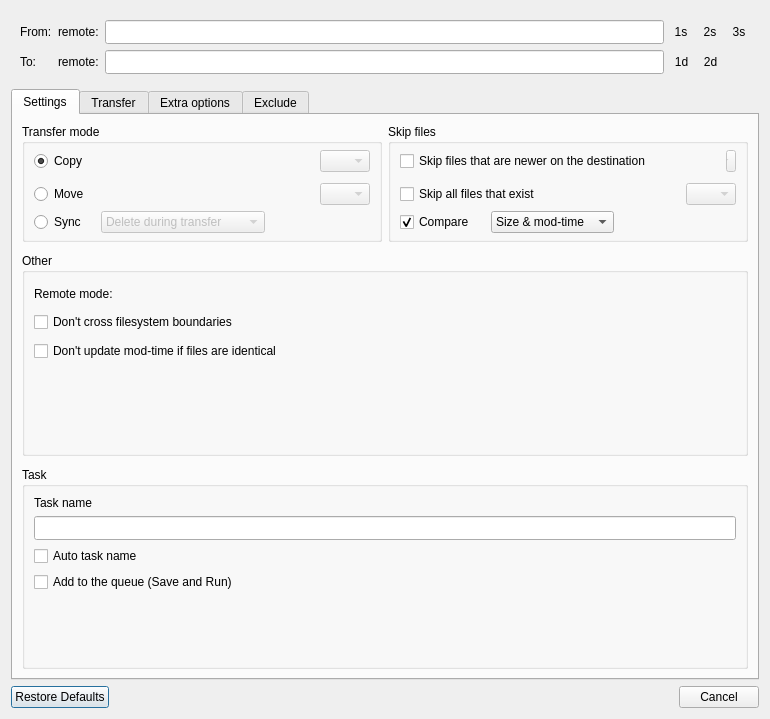
<?xml version="1.0" encoding="UTF-8"?>
<ui version="4.0">
 <class>TransferDialog</class>
 <widget class="QDialog" name="TransferDialog">
  <property name="geometry">
   <rect>
    <x>0</x>
    <y>0</y>
    <width>770</width>
    <height>719</height>
   </rect>
  </property>
  <property name="minimumSize">
   <size>
    <width>770</width>
    <height>0</height>
   </size>
  </property>
  <layout class="QVBoxLayout" name="verticalLayout_2">
   <item>
    <widget class="QFrame" name="frame">
     <property name="styleSheet">
      <string notr="true">QFrame { border: 0; }</string>
     </property>
     <property name="frameShape">
      <enum>QFrame::StyledPanel</enum>
     </property>
     <property name="frameShadow">
      <enum>QFrame::Plain</enum>
     </property>
     <property name="lineWidth">
      <number>0</number>
     </property>
     <layout class="QGridLayout" name="gridLayout">
      <item row="0" column="0">
       <widget class="QLabel" name="label_13">
        <property name="sizePolicy">
         <sizepolicy hsizetype="Fixed" vsizetype="Preferred">
          <horstretch>0</horstretch>
          <verstretch>0</verstretch>
         </sizepolicy>
        </property>
        <property name="text">
         <string>From:</string>
        </property>
        <property name="buddy">
         <cstring>textSource</cstring>
        </property>
       </widget>
      </item>
      <item row="0" column="1">
       <layout class="QHBoxLayout" name="horizontalLayout_9">
        <item>
         <widget class="QLabel" name="l_sourceRemote">
          <property name="sizePolicy">
           <sizepolicy hsizetype="Fixed" vsizetype="Preferred">
            <horstretch>0</horstretch>
            <verstretch>0</verstretch>
           </sizepolicy>
          </property>
          <property name="text">
           <string>remote:</string>
          </property>
         </widget>
        </item>
        <item>
         <widget class="QLineEdit" name="textSource">
          <property name="minimumSize">
           <size>
            <width>0</width>
            <height>24</height>
           </size>
          </property>
         </widget>
        </item>
       </layout>
      </item>
      <item row="0" column="2">
       <widget class="QToolButton" name="buttonSourceFile">
        <property name="toolTip">
         <string>Choose file to upload</string>
        </property>
        <property name="styleSheet">
         <string notr="true">QToolButton { border: 0; }

QToolButton:pressed {
 border: 4;
 border-radius: 10px;
 border-style: inset;
 border-color: rgba(1, 1, 1, 0);
}</string>
        </property>
        <property name="text">
         <string>1s</string>
        </property>
       </widget>
      </item>
      <item row="0" column="3">
       <widget class="QToolButton" name="buttonSourceFolder">
        <property name="toolTip">
         <string>Choose folder to upload</string>
        </property>
        <property name="styleSheet">
         <string notr="true">QToolButton { border: 0; }

QToolButton:pressed {
 border: 4;
 border-radius: 10px;
 border-style: inset;
 border-color: rgba(1, 1, 1, 0);
}</string>
        </property>
        <property name="text">
         <string>2s</string>
        </property>
       </widget>
      </item>
      <item row="0" column="4">
       <widget class="QToolButton" name="buttonDefaultSource">
        <property name="toolTip">
         <string>Restore default upload folder</string>
        </property>
        <property name="styleSheet">
         <string notr="true">QToolButton { border: 0; }

QToolButton:pressed {
 border: 4;
 border-radius: 10px;
 border-style: inset;
 border-color: rgba(1, 1, 1, 0);
}</string>
        </property>
        <property name="text">
         <string>3s</string>
        </property>
       </widget>
      </item>
      <item row="1" column="0">
       <widget class="QLabel" name="label_14">
        <property name="sizePolicy">
         <sizepolicy hsizetype="Fixed" vsizetype="Preferred">
          <horstretch>0</horstretch>
          <verstretch>0</verstretch>
         </sizepolicy>
        </property>
        <property name="text">
         <string>To:</string>
        </property>
        <property name="buddy">
         <cstring>textDest</cstring>
        </property>
       </widget>
      </item>
      <item row="1" column="1">
       <layout class="QHBoxLayout" name="horizontalLayout_8">
        <item>
         <widget class="QLabel" name="l_destRemote">
          <property name="sizePolicy">
           <sizepolicy hsizetype="Fixed" vsizetype="Preferred">
            <horstretch>0</horstretch>
            <verstretch>0</verstretch>
           </sizepolicy>
          </property>
          <property name="text">
           <string>remote:</string>
          </property>
         </widget>
        </item>
        <item>
         <widget class="QLineEdit" name="textDest">
          <property name="minimumSize">
           <size>
            <width>0</width>
            <height>24</height>
           </size>
          </property>
         </widget>
        </item>
       </layout>
      </item>
      <item row="1" column="2">
       <widget class="QToolButton" name="buttonDest">
        <property name="toolTip">
         <string>Choose folder where to download</string>
        </property>
        <property name="styleSheet">
         <string notr="true">QToolButton { border: 0; }

QToolButton:pressed {
 border: 4;
 border-radius: 10px;
 border-style: inset;
 border-color: rgba(1, 1, 1, 0);
}</string>
        </property>
        <property name="text">
         <string>1d</string>
        </property>
       </widget>
      </item>
      <item row="1" column="3">
       <widget class="QToolButton" name="buttonDefaultDest">
        <property name="toolTip">
         <string>Restore default download folder</string>
        </property>
        <property name="styleSheet">
         <string notr="true">QToolButton { border: 0; }

QToolButton:pressed {
 border: 4;
 border-radius: 10px;
 border-style: inset;
 border-color: rgba(1, 1, 1, 0);
}</string>
        </property>
        <property name="text">
         <string>2d</string>
        </property>
       </widget>
      </item>
     </layout>
    </widget>
   </item>
   <item>
    <widget class="QTabWidget" name="tabWidget">
     <property name="currentIndex">
      <number>0</number>
     </property>
     <widget class="QWidget" name="tab1">
      <attribute name="title">
       <string>Settings</string>
      </attribute>
      <layout class="QVBoxLayout" name="verticalLayout_4">
       <item>
        <layout class="QHBoxLayout" name="horizontalLayout">
         <item>
          <widget class="QGroupBox" name="modeGroup">
           <property name="title">
            <string>Transfer mode</string>
           </property>
           <layout class="QGridLayout" name="gridLayout_2">
            <property name="topMargin">
             <number>6</number>
            </property>
            <property name="bottomMargin">
             <number>6</number>
            </property>
            <item row="3" column="0">
             <layout class="QHBoxLayout" name="horizontalLayout_3">
              <property name="spacing">
               <number>0</number>
              </property>
              <item>
               <widget class="QRadioButton" name="rbSync">
                <property name="toolTip">
                 <string>rclone sync</string>
                </property>
                <property name="text">
                 <string>Sync</string>
                </property>
               </widget>
              </item>
              <item>
               <spacer name="horizontalSpacer">
                <property name="orientation">
                 <enum>Qt::Horizontal</enum>
                </property>
                <property name="sizeType">
                 <enum>QSizePolicy::Fixed</enum>
                </property>
                <property name="sizeHint" stdset="0">
                 <size>
                  <width>15</width>
                  <height>20</height>
                 </size>
                </property>
               </spacer>
              </item>
              <item>
               <widget class="QComboBox" name="cbSyncDelete">
                <property name="enabled">
                 <bool>false</bool>
                </property>
                <item>
                 <property name="text">
                  <string>Delete during transfer</string>
                 </property>
                </item>
                <item>
                 <property name="text">
                  <string>Delete after transfering</string>
                 </property>
                </item>
                <item>
                 <property name="text">
                  <string>Delete before transfering</string>
                 </property>
                </item>
               </widget>
              </item>
              <item>
               <spacer name="horizontalSpacer_5">
                <property name="orientation">
                 <enum>Qt::Horizontal</enum>
                </property>
                <property name="sizeHint" stdset="0">
                 <size>
                  <width>40</width>
                  <height>20</height>
                 </size>
                </property>
               </spacer>
              </item>
             </layout>
            </item>
            <item row="0" column="0">
             <layout class="QHBoxLayout" name="horizontalLayout_5">
              <property name="spacing">
               <number>0</number>
              </property>
              <item>
               <widget class="QRadioButton" name="rbCopy">
                <property name="toolTip">
                 <string>rclone copy</string>
                </property>
                <property name="text">
                 <string>Copy</string>
                </property>
                <property name="checked">
                 <bool>true</bool>
                </property>
               </widget>
              </item>
              <item>
               <widget class="QComboBox" name="comboBoxSpacer2">
                <property name="enabled">
                 <bool>false</bool>
                </property>
                <property name="maximumSize">
                 <size>
                  <width>50</width>
                  <height>16777215</height>
                 </size>
                </property>
               </widget>
              </item>
             </layout>
            </item>
            <item row="2" column="0">
             <layout class="QHBoxLayout" name="horizontalLayout_4">
              <property name="spacing">
               <number>0</number>
              </property>
              <item>
               <widget class="QRadioButton" name="rbMove">
                <property name="toolTip">
                 <string>rclone move</string>
                </property>
                <property name="text">
                 <string>Move</string>
                </property>
               </widget>
              </item>
              <item>
               <widget class="QComboBox" name="comboBoxSpacer1">
                <property name="enabled">
                 <bool>false</bool>
                </property>
                <property name="maximumSize">
                 <size>
                  <width>50</width>
                  <height>16777215</height>
                 </size>
                </property>
               </widget>
              </item>
             </layout>
            </item>
            <item row="1" column="0">
             <spacer name="verticalSpacer">
              <property name="orientation">
               <enum>Qt::Vertical</enum>
              </property>
              <property name="sizeType">
               <enum>QSizePolicy::Fixed</enum>
              </property>
              <property name="sizeHint" stdset="0">
               <size>
                <width>20</width>
                <height>5</height>
               </size>
              </property>
             </spacer>
            </item>
           </layout>
          </widget>
         </item>
         <item>
          <widget class="QGroupBox" name="skipFilesGroup">
           <property name="title">
            <string>Skip files</string>
           </property>
           <layout class="QGridLayout" name="gridLayout_3">
            <property name="topMargin">
             <number>6</number>
            </property>
            <property name="bottomMargin">
             <number>6</number>
            </property>
            <item row="2" column="0">
             <layout class="QHBoxLayout" name="horizontalLayout_6">
              <property name="spacing">
               <number>0</number>
              </property>
              <item>
               <widget class="QCheckBox" name="checkSkipExisting">
                <property name="toolTip">
                 <string>--ignore-existing</string>
                </property>
                <property name="text">
                 <string>Skip all files that exist</string>
                </property>
               </widget>
              </item>
              <item>
               <widget class="QComboBox" name="comboBoxSpacer4">
                <property name="enabled">
                 <bool>false</bool>
                </property>
                <property name="maximumSize">
                 <size>
                  <width>50</width>
                  <height>16777215</height>
                 </size>
                </property>
               </widget>
              </item>
             </layout>
            </item>
            <item row="0" column="0">
             <layout class="QHBoxLayout" name="horizontalLayout_2">
              <property name="spacing">
               <number>0</number>
              </property>
              <item>
               <widget class="QCheckBox" name="checkSkipNewer">
                <property name="toolTip">
                 <string>--update</string>
                </property>
                <property name="text">
                 <string>Skip files that are newer on the destination</string>
                </property>
               </widget>
              </item>
              <item>
               <widget class="QComboBox" name="comboBoxSpacer3">
                <property name="enabled">
                 <bool>false</bool>
                </property>
                <property name="maximumSize">
                 <size>
                  <width>10</width>
                  <height>16777215</height>
                 </size>
                </property>
               </widget>
              </item>
             </layout>
            </item>
            <item row="3" column="0">
             <layout class="QHBoxLayout" name="horizontalLayout_7">
              <item>
               <widget class="QCheckBox" name="checkCompare">
                <property name="toolTip">
                 <string>compare logic</string>
                </property>
                <property name="text">
                 <string>Compare</string>
                </property>
                <property name="checked">
                 <bool>true</bool>
                </property>
               </widget>
              </item>
              <item>
               <spacer name="horizontalSpacer_6">
                <property name="orientation">
                 <enum>Qt::Horizontal</enum>
                </property>
                <property name="sizeType">
                 <enum>QSizePolicy::Fixed</enum>
                </property>
                <property name="sizeHint" stdset="0">
                 <size>
                  <width>10</width>
                  <height>20</height>
                 </size>
                </property>
               </spacer>
              </item>
              <item>
               <widget class="QComboBox" name="cbCompare">
                <property name="currentText">
                 <string>Size &amp; mod-time</string>
                </property>
                <item>
                 <property name="text">
                  <string>Size &amp; mod-time</string>
                 </property>
                </item>
                <item>
                 <property name="text">
                  <string>Size &amp; checksum</string>
                 </property>
                </item>
                <item>
                 <property name="text">
                  <string>Only mod-time</string>
                 </property>
                </item>
                <item>
                 <property name="text">
                  <string extracomment="--size-only">Only size</string>
                 </property>
                </item>
                <item>
                 <property name="text">
                  <string extracomment="--checksum">Only checksum</string>
                 </property>
                </item>
               </widget>
              </item>
              <item>
               <spacer name="horizontalSpacer_2">
                <property name="orientation">
                 <enum>Qt::Horizontal</enum>
                </property>
                <property name="sizeHint" stdset="0">
                 <size>
                  <width>40</width>
                  <height>20</height>
                 </size>
                </property>
               </spacer>
              </item>
             </layout>
            </item>
            <item row="1" column="0">
             <spacer name="verticalSpacer_2">
              <property name="orientation">
               <enum>Qt::Vertical</enum>
              </property>
              <property name="sizeType">
               <enum>QSizePolicy::Fixed</enum>
              </property>
              <property name="sizeHint" stdset="0">
               <size>
                <width>20</width>
                <height>5</height>
               </size>
              </property>
             </spacer>
            </item>
           </layout>
          </widget>
         </item>
        </layout>
       </item>
       <item>
        <spacer name="verticalSpacer_5">
         <property name="orientation">
          <enum>Qt::Vertical</enum>
         </property>
         <property name="sizeType">
          <enum>QSizePolicy::Fixed</enum>
         </property>
         <property name="sizeHint" stdset="0">
          <size>
           <width>20</width>
           <height>5</height>
          </size>
         </property>
        </spacer>
       </item>
       <item>
        <widget class="QGroupBox" name="groupBox">
         <property name="title">
          <string>Other</string>
         </property>
         <layout class="QVBoxLayout" name="verticalLayout">
          <item>
           <layout class="QHBoxLayout" name="horizontalLayout_GoogleDrive">
            <item>
             <widget class="QLabel" name="remoteModeLabel">
              <property name="text">
               <string>Remote mode: </string>
              </property>
             </widget>
            </item>
            <item>
             <widget class="QLineEdit" name="remoteMode">
              <property name="minimumSize">
               <size>
                <width>0</width>
                <height>24</height>
               </size>
              </property>
              <property name="contextMenuPolicy">
               <enum>Qt::NoContextMenu</enum>
              </property>
              <property name="styleSheet">
               <string notr="true">* { background-color: rgba(0, 0, 0, 0); }</string>
              </property>
              <property name="frame">
               <bool>false</bool>
              </property>
              <property name="readOnly">
               <bool>true</bool>
              </property>
             </widget>
            </item>
           </layout>
          </item>
          <item>
           <widget class="QCheckBox" name="checkSameFilesystem">
            <property name="toolTip">
             <string>--one-file-system</string>
            </property>
            <property name="text">
             <string>Don't cross filesystem boundaries</string>
            </property>
           </widget>
          </item>
          <item>
           <spacer name="verticalSpacer_3">
            <property name="orientation">
             <enum>Qt::Vertical</enum>
            </property>
            <property name="sizeType">
             <enum>QSizePolicy::Fixed</enum>
            </property>
            <property name="sizeHint" stdset="0">
             <size>
              <width>20</width>
              <height>3</height>
             </size>
            </property>
           </spacer>
          </item>
          <item>
           <widget class="QCheckBox" name="checkDontUpdateModified">
            <property name="toolTip">
             <string>--no-update-modtime</string>
            </property>
            <property name="text">
             <string>Don't update mod-time if files are identical</string>
            </property>
           </widget>
          </item>
          <item>
           <spacer name="verticalSpacer_7">
            <property name="orientation">
             <enum>Qt::Vertical</enum>
            </property>
            <property name="sizeHint" stdset="0">
             <size>
              <width>20</width>
              <height>0</height>
             </size>
            </property>
           </spacer>
          </item>
         </layout>
        </widget>
       </item>
       <item>
        <spacer name="verticalSpacer_4">
         <property name="orientation">
          <enum>Qt::Vertical</enum>
         </property>
         <property name="sizeType">
          <enum>QSizePolicy::Fixed</enum>
         </property>
         <property name="sizeHint" stdset="0">
          <size>
           <width>20</width>
           <height>5</height>
          </size>
         </property>
        </spacer>
       </item>
       <item>
        <widget class="QGroupBox" name="groupBox_3">
         <property name="title">
          <string>Task</string>
         </property>
         <layout class="QVBoxLayout" name="verticalLayout_5">
          <item>
           <widget class="QLabel" name="label_15">
            <property name="text">
             <string>Task name</string>
            </property>
           </widget>
          </item>
          <item>
           <widget class="QLineEdit" name="le_taskName">
            <property name="minimumSize">
             <size>
              <width>0</width>
              <height>24</height>
             </size>
            </property>
            <property name="text">
             <string/>
            </property>
            <property name="maxLength">
             <number>70</number>
            </property>
           </widget>
          </item>
          <item>
           <widget class="QCheckBox" name="cb_taskAutoName">
            <property name="toolTip">
             <string>&lt;html&gt;&lt;head/&gt;&lt;body&gt;&lt;p&gt;if task name is empty auto name will be generated: _tmp_ddMMyyyy_HHmmss_remoteName&lt;/p&gt;&lt;/body&gt;&lt;/html&gt;</string>
            </property>
            <property name="text">
             <string>Auto task name</string>
            </property>
           </widget>
          </item>
          <item>
           <widget class="QCheckBox" name="cb_taskAddToQueue">
            <property name="toolTip">
             <string>&lt;html&gt;&lt;head/&gt;&lt;body&gt;&lt;p&gt;add to the queue instead of running immediately&lt;/p&gt;&lt;/body&gt;&lt;/html&gt;</string>
            </property>
            <property name="text">
             <string>Add to the queue (Save and Run)</string>
            </property>
           </widget>
          </item>
          <item>
           <spacer name="verticalSpacer_6">
            <property name="orientation">
             <enum>Qt::Vertical</enum>
            </property>
            <property name="sizeHint" stdset="0">
             <size>
              <width>20</width>
              <height>0</height>
             </size>
            </property>
           </spacer>
          </item>
         </layout>
        </widget>
       </item>
      </layout>
     </widget>
     <widget class="QWidget" name="tab3">
      <attribute name="title">
       <string>Transfer</string>
      </attribute>
      <layout class="QGridLayout" name="gridLayout_7">
       <item row="0" column="0">
        <widget class="QGroupBox" name="groupBox_2">
         <property name="title">
          <string>Transfer parameters</string>
         </property>
         <layout class="QGridLayout" name="gridLayout_6">
          <item row="4" column="2">
           <widget class="QLineEdit" name="textMinAge">
            <property name="maximumSize">
             <size>
              <width>120</width>
              <height>16777215</height>
             </size>
            </property>
            <property name="toolTip">
             <string>&lt;html&gt;&lt;head/&gt;&lt;body&gt;&lt;p&gt;--min-age&lt;/p&gt;&lt;p&gt;10000 or 3d&lt;/p&gt;&lt;/body&gt;&lt;/html&gt;</string>
            </property>
           </widget>
          </item>
          <item row="7" column="0">
           <widget class="QLabel" name="label_8">
            <property name="text">
             <string>Connect timeout</string>
            </property>
            <property name="buddy">
             <cstring>spinConnectTimeout</cstring>
            </property>
           </widget>
          </item>
          <item row="1" column="2">
           <widget class="QSpinBox" name="spinTransfers">
            <property name="maximumSize">
             <size>
              <width>50</width>
              <height>16777215</height>
             </size>
            </property>
            <property name="toolTip">
             <string>--transfers</string>
            </property>
            <property name="alignment">
             <set>Qt::AlignRight|Qt::AlignTrailing|Qt::AlignVCenter</set>
            </property>
            <property name="minimum">
             <number>1</number>
            </property>
            <property name="maximum">
             <number>999</number>
            </property>
            <property name="value">
             <number>4</number>
            </property>
           </widget>
          </item>
          <item row="2" column="0">
           <widget class="QLabel" name="label">
            <property name="text">
             <string>Bandwidth (KiB/s or b|k|M|G suffix)</string>
            </property>
            <property name="buddy">
             <cstring>textBandwidth</cstring>
            </property>
           </widget>
          </item>
          <item row="9" column="0">
           <widget class="QLabel" name="label_9">
            <property name="text">
             <string>Retries</string>
            </property>
            <property name="buddy">
             <cstring>spinRetries</cstring>
            </property>
           </widget>
          </item>
          <item row="3" column="0">
           <widget class="QLabel" name="label_2">
            <property name="text">
             <string>Minimum size (KiB or b|k|M|G suffix)</string>
            </property>
            <property name="buddy">
             <cstring>textMinSize</cstring>
            </property>
           </widget>
          </item>
          <item row="5" column="0">
           <widget class="QLabel" name="label_3">
            <property name="text">
             <string>Maximum age (s or ms|s|m|h|d|w|M|y suffix)</string>
            </property>
            <property name="buddy">
             <cstring>textMaxAge</cstring>
            </property>
           </widget>
          </item>
          <item row="4" column="1">
           <spacer name="horizontalSpacer_4">
            <property name="orientation">
             <enum>Qt::Horizontal</enum>
            </property>
            <property name="sizeType">
             <enum>QSizePolicy::Fixed</enum>
            </property>
            <property name="sizeHint" stdset="0">
             <size>
              <width>15</width>
              <height>20</height>
             </size>
            </property>
           </spacer>
          </item>
          <item row="5" column="2">
           <widget class="QLineEdit" name="textMaxAge">
            <property name="maximumSize">
             <size>
              <width>120</width>
              <height>16777215</height>
             </size>
            </property>
            <property name="toolTip">
             <string>&lt;html&gt;&lt;head/&gt;&lt;body&gt;&lt;p&gt;--max-age&lt;/p&gt;&lt;p&gt;10000 or 3d&lt;/p&gt;&lt;/body&gt;&lt;/html&gt;</string>
            </property>
           </widget>
          </item>
          <item row="0" column="0">
           <widget class="QLabel" name="label_5">
            <property name="text">
             <string>Checkers</string>
            </property>
            <property name="buddy">
             <cstring>spinCheckers</cstring>
            </property>
           </widget>
          </item>
          <item row="8" column="0">
           <widget class="QLabel" name="label_7">
            <property name="text">
             <string>IO idle timeout</string>
            </property>
            <property name="buddy">
             <cstring>spinIdleTimeout</cstring>
            </property>
           </widget>
          </item>
          <item row="8" column="2">
           <widget class="QSpinBox" name="spinIdleTimeout">
            <property name="maximumSize">
             <size>
              <width>70</width>
              <height>16777215</height>
             </size>
            </property>
            <property name="toolTip">
             <string>--timeout</string>
            </property>
            <property name="alignment">
             <set>Qt::AlignRight|Qt::AlignTrailing|Qt::AlignVCenter</set>
            </property>
            <property name="maximum">
             <number>999999</number>
            </property>
            <property name="value">
             <number>300</number>
            </property>
           </widget>
          </item>
          <item row="7" column="2">
           <widget class="QSpinBox" name="spinConnectTimeout">
            <property name="maximumSize">
             <size>
              <width>70</width>
              <height>16777215</height>
             </size>
            </property>
            <property name="toolTip">
             <string>--contimeout</string>
            </property>
            <property name="alignment">
             <set>Qt::AlignRight|Qt::AlignTrailing|Qt::AlignVCenter</set>
            </property>
            <property name="minimum">
             <number>1</number>
            </property>
            <property name="maximum">
             <number>999999</number>
            </property>
            <property name="value">
             <number>60</number>
            </property>
           </widget>
          </item>
          <item row="4" column="0">
           <widget class="QLabel" name="label_6">
            <property name="text">
             <string>Minimum age (s or ms|s|m|h|d|w|M|y suffix)</string>
            </property>
            <property name="buddy">
             <cstring>textMinAge</cstring>
            </property>
           </widget>
          </item>
          <item row="3" column="2">
           <widget class="QLineEdit" name="textMinSize">
            <property name="maximumSize">
             <size>
              <width>120</width>
              <height>16777215</height>
             </size>
            </property>
            <property name="toolTip">
             <string>&lt;html&gt;&lt;head/&gt;&lt;body&gt;&lt;p&gt;--min-size&lt;/p&gt;&lt;p&gt;e.g.: 500 or 10M &lt;/p&gt;&lt;/body&gt;&lt;/html&gt;</string>
            </property>
           </widget>
          </item>
          <item row="9" column="2">
           <widget class="QSpinBox" name="spinRetries">
            <property name="maximumSize">
             <size>
              <width>70</width>
              <height>16777215</height>
             </size>
            </property>
            <property name="toolTip">
             <string>--retries</string>
            </property>
            <property name="alignment">
             <set>Qt::AlignRight|Qt::AlignTrailing|Qt::AlignVCenter</set>
            </property>
            <property name="minimum">
             <number>1</number>
            </property>
            <property name="maximum">
             <number>999999</number>
            </property>
            <property name="value">
             <number>3</number>
            </property>
           </widget>
          </item>
          <item row="6" column="2">
           <widget class="QSpinBox" name="spinMaxDepth">
            <property name="maximumSize">
             <size>
              <width>70</width>
              <height>16777215</height>
             </size>
            </property>
            <property name="toolTip">
             <string>--max-depth</string>
            </property>
            <property name="alignment">
             <set>Qt::AlignRight|Qt::AlignTrailing|Qt::AlignVCenter</set>
            </property>
            <property name="maximum">
             <number>999999</number>
            </property>
           </widget>
          </item>
          <item row="6" column="0">
           <widget class="QLabel" name="label_4">
            <property name="text">
             <string>Maximum depth</string>
            </property>
            <property name="buddy">
             <cstring>spinMaxDepth</cstring>
            </property>
           </widget>
          </item>
          <item row="1" column="0">
           <widget class="QLabel" name="label_11">
            <property name="text">
             <string>Transfers</string>
            </property>
            <property name="buddy">
             <cstring>spinTransfers</cstring>
            </property>
           </widget>
          </item>
          <item row="10" column="0">
           <widget class="QLabel" name="label_10">
            <property name="text">
             <string>Low level retries</string>
            </property>
            <property name="buddy">
             <cstring>spinLowLevelRetries</cstring>
            </property>
           </widget>
          </item>
          <item row="2" column="2">
           <widget class="QLineEdit" name="textBandwidth">
            <property name="maximumSize">
             <size>
              <width>120</width>
              <height>16777215</height>
             </size>
            </property>
            <property name="toolTip">
             <string>&lt;html&gt;&lt;head/&gt;&lt;body&gt;&lt;p&gt;--bwlimit&lt;/p&gt;&lt;p&gt;e.g. 500 or 10M&lt;/p&gt;&lt;/body&gt;&lt;/html&gt;</string>
            </property>
           </widget>
          </item>
          <item row="0" column="2">
           <widget class="QSpinBox" name="spinCheckers">
            <property name="maximumSize">
             <size>
              <width>50</width>
              <height>16777215</height>
             </size>
            </property>
            <property name="toolTip">
             <string>--checkers</string>
            </property>
            <property name="alignment">
             <set>Qt::AlignRight|Qt::AlignTrailing|Qt::AlignVCenter</set>
            </property>
            <property name="minimum">
             <number>1</number>
            </property>
            <property name="maximum">
             <number>999</number>
            </property>
            <property name="value">
             <number>8</number>
            </property>
           </widget>
          </item>
          <item row="10" column="2">
           <widget class="QSpinBox" name="spinLowLevelRetries">
            <property name="maximumSize">
             <size>
              <width>70</width>
              <height>16777215</height>
             </size>
            </property>
            <property name="toolTip">
             <string>--low-level-retries</string>
            </property>
            <property name="alignment">
             <set>Qt::AlignRight|Qt::AlignTrailing|Qt::AlignVCenter</set>
            </property>
            <property name="minimum">
             <number>1</number>
            </property>
            <property name="maximum">
             <number>999999</number>
            </property>
            <property name="value">
             <number>10</number>
            </property>
           </widget>
          </item>
          <item row="2" column="3">
           <spacer name="horizontalSpacer_3">
            <property name="orientation">
             <enum>Qt::Horizontal</enum>
            </property>
            <property name="sizeHint" stdset="0">
             <size>
              <width>0</width>
              <height>20</height>
             </size>
            </property>
           </spacer>
          </item>
         </layout>
        </widget>
       </item>
      </layout>
     </widget>
     <widget class="QWidget" name="tab">
      <attribute name="title">
       <string>Extra options</string>
      </attribute>
      <layout class="QVBoxLayout" name="verticalLayout_6">
       <item>
        <layout class="QHBoxLayout" name="horizontalLayout_10">
         <item>
          <widget class="QLabel" name="label_16">
           <property name="text">
            <string>Default rclone options:</string>
           </property>
          </widget>
         </item>
         <item>
          <widget class="QLineEdit" name="le_defaultRcloneOptions">
           <property name="toolTip">
            <string>options set in preferences</string>
           </property>
           <property name="readOnly">
            <bool>true</bool>
           </property>
          </widget>
         </item>
        </layout>
       </item>
       <item>
        <layout class="QHBoxLayout" name="horizontalLayout_11">
         <item>
          <widget class="QLabel" name="label_defaultTransferOptions">
           <property name="text">
            <string>Default download options:</string>
           </property>
          </widget>
         </item>
         <item>
          <widget class="QLineEdit" name="le_defaultTransferOptions">
           <property name="toolTip">
            <string>options set in preferences</string>
           </property>
           <property name="readOnly">
            <bool>true</bool>
           </property>
          </widget>
         </item>
        </layout>
       </item>
       <item>
        <widget class="QPlainTextEdit" name="pte_textExtra">
         <property name="toolTip">
          <string>&lt;html&gt;&lt;head/&gt;&lt;body&gt;&lt;p&gt;Extra options to apply for transfer e.g.:&lt;br/&gt;&lt;br/&gt;--fast-list&lt;br/&gt;--include &amp;quot;*.jpg&amp;quot; --ignore-case&lt;br/&gt;--include-from include-file.txt --no-traverse&lt;br/&gt;--files-from files-from.txt&lt;/p&gt;&lt;/body&gt;&lt;/html&gt;</string>
         </property>
        </widget>
       </item>
      </layout>
     </widget>
     <widget class="QWidget" name="tab4">
      <attribute name="title">
       <string>Exclude</string>
      </attribute>
      <layout class="QVBoxLayout" name="verticalLayout_3">
       <item>
        <widget class="QCheckBox" name="checkDeleteExcluded">
         <property name="toolTip">
          <string>--delete-excluded</string>
         </property>
         <property name="text">
          <string>Delete excluded files from destination</string>
         </property>
        </widget>
       </item>
       <item>
        <widget class="QPlainTextEdit" name="textExclude">
         <property name="toolTip">
          <string>&lt;html&gt;&lt;head/&gt;&lt;body&gt;&lt;p&gt;every line represents --exclude pattern&lt;/p&gt;&lt;p&gt;example patterns:&lt;/p&gt;&lt;p&gt;file.jpg&lt;br/&gt;/pictures/new/*.png&lt;br/&gt;/dir1/dir2/**&lt;br/&gt;&amp;quot;/directory with spaces&amp;quot;&lt;/p&gt;&lt;p&gt;check rclone online documentation for details.&lt;/p&gt;&lt;/body&gt;&lt;/html&gt;</string>
         </property>
         <property name="lineWrapMode">
          <enum>QPlainTextEdit::NoWrap</enum>
         </property>
        </widget>
       </item>
      </layout>
     </widget>
    </widget>
   </item>
   <item>
    <widget class="QDialogButtonBox" name="buttonBox">
     <property name="standardButtons">
      <set>QDialogButtonBox::Cancel|QDialogButtonBox::RestoreDefaults</set>
     </property>
    </widget>
   </item>
  </layout>
 </widget>
 <tabstops>
  <tabstop>tabWidget</tabstop>
  <tabstop>cbCompare</tabstop>
  <tabstop>checkSameFilesystem</tabstop>
  <tabstop>checkDontUpdateModified</tabstop>
  <tabstop>textBandwidth</tabstop>
  <tabstop>textMinSize</tabstop>
  <tabstop>textMinAge</tabstop>
  <tabstop>textMaxAge</tabstop>
  <tabstop>spinMaxDepth</tabstop>
  <tabstop>spinConnectTimeout</tabstop>
  <tabstop>spinIdleTimeout</tabstop>
  <tabstop>spinRetries</tabstop>
  <tabstop>spinLowLevelRetries</tabstop>
  <tabstop>checkDeleteExcluded</tabstop>
  <tabstop>textExclude</tabstop>
 </tabstops>
 <resources/>
 <connections>
  <connection>
   <sender>checkCompare</sender>
   <signal>toggled(bool)</signal>
   <receiver>cbCompare</receiver>
   <slot>setEnabled(bool)</slot>
   <hints>
    <hint type="sourcelabel">
     <x>299</x>
     <y>198</y>
    </hint>
    <hint type="destinationlabel">
     <x>487</x>
     <y>198</y>
    </hint>
   </hints>
  </connection>
  <connection>
   <sender>rbSync</sender>
   <signal>toggled(bool)</signal>
   <receiver>cbSyncDelete</receiver>
   <slot>setEnabled(bool)</slot>
   <hints>
    <hint type="sourcelabel">
     <x>78</x>
     <y>293</y>
    </hint>
    <hint type="destinationlabel">
     <x>213</x>
     <y>293</y>
    </hint>
   </hints>
  </connection>
 </connections>
</ui>
